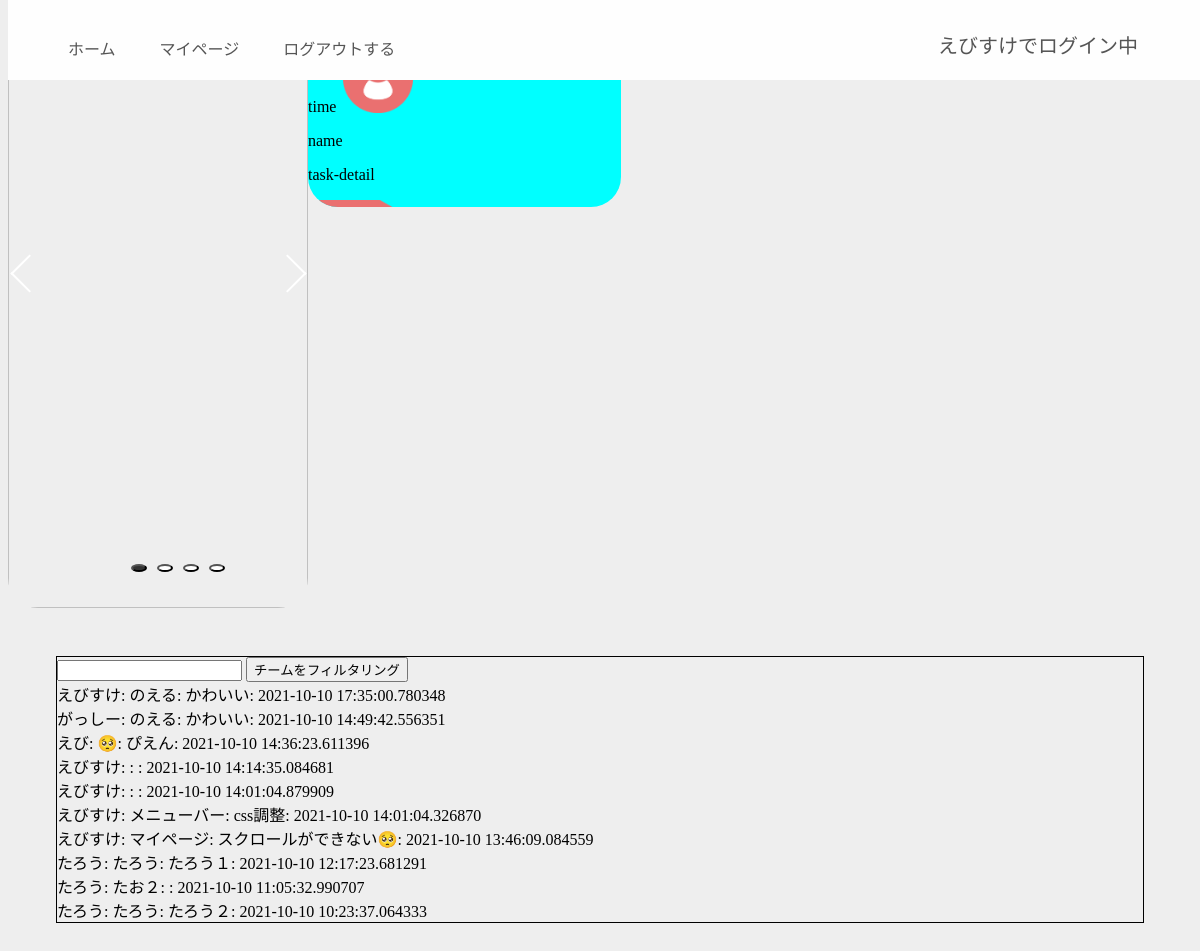
/ (signed in), run on the app's committed database.
### models/models.py (models this page shows, shortened)
class User(Base):
    __tablename__ = 'users'
    id = Column(Integer, primary_key=True, nullable=False)
    user_name = Column(String(128), unique=True, nullable=False)
    hashed_password = Column(String(128), nullable=False)
    menter_id = Column(Integer, nullable=False)
    team_name = Column(String(128))
    goal = Column(Text)

class Task(Base):
    __tablename__ = 'tasks'
    id = Column(Integer, primary_key=True, nullable=False)
    content = Column(Text, nullable=False)
    detail = Column(Text)
    completed = Column(Boolean, default=False)
    user_id = Column(Integer, ForeignKey('users.id'))
    next_flag = Column(Boolean, default=False)
    done_datetime = Column(DateTime)
    user_name = Column(String(128))
    user = relationship("User", backref=backref('tasks', order_by=id), cascade="delete")

### app/app.py (the view)
@app.route("/")
def index():
    if "user_id" in session and User.query.get(session["user_id"]):
        if "team_name" in session:
            all_tasks = Task.query.filter_by(completed=True).outerjoin(User, User.id == Task.user_id).filter(User.team_name == session["team_name"]).order_by(Task.done_datetime.desc())
        else:
            all_tasks = Task.query.filter_by(completed=True).order_by(Task.done_datetime.desc())
        user_id = session["user_id"]
        user = User.query.get(user_id)
        name = user.user_name
        myteam_name = user.team_name
        return render_template("index.html", name=name, all_tasks=all_tasks, myteam_name=myteam_name)
    else:
        return redirect(url_for("top",status="logout"))

### app/templates/index.html (shortened to what this page needs)
<!DOCTYPE html>
<html>
    <head>
    <link rel="stylesheet" type="text/css" href="https://cdn.jsdelivr.net/npm/slick-carousel@1.8.1/slick/slick.css">
    <link rel="stylesheet" href=" ./static/css/home.css">
    </head>
    <header>
        <ul class="header_wrapper">
            <a href="/">ホーム</a>
            <a href="/mypage">マイページ</a>
            <a href="/logout">ログアウトする</a>
        </ul>
        <div class="account_name">{{name}}でログイン中</div>
      </header>
    <body>
    <div class="home-flex">
        <div class="section-slider">
            <div class="slider">
                <img class="slider-item" src="./static/img/menter1.jpg" alt="">
            </div>
        </div>
        <div class="section-timeline">
            <div class="tweet-container">
                <div class="tweet-box">
                    <p class="time">time</p>
                    <p class="name">name</p>
                    <p class="detail">task-detail</p>
                    <img class="done-rebbon" src="./static/img/done-rebbon.png" alt="">
                </div>
            </div>
        </div>
    </div>
    <div style="margin: 3em; border: 1px solid #000">
        <form action="/filter_team" method="post">
            <input type="text" name="filter_team">
            <button type="submit">チームをフィルタリング</button>
        </form>
        {% for task in all_tasks %}
        <div>
            {{task.user_name}}: {{task.content}}: {{task.detail}}: {{task.done_datetime}}
        </div>
        {% endfor %}
    </div>
    </body>
</html>

### app/static/css/home.css (style rules this page uses)
* { overflow: hidden; }
header { padding-top: 20px; overflow: hidden; background: #fefefe; position: fixed; top: 0px; width: 100%; height:60px; z-index: 4; display: flex; justify-content: space-between; }
.account_name { color: #555; font-size: 20px; position: relative; margin-right: 70px; margin-top: 10px; }
.home-flex { display: flex; }
.section-slider { height: 600px; width: 300px; }
.slider { position: relative; z-index: 1; height: 600px; width: 300px; position: fixed; }
.slider img { height: 600px; width: 300px; }
.slider-item { object-fit: cover; width: 40vw; height: 70vh; border-radius: 30px; }
.section-timeline { width: 700px; }
.tweet-container { width: 700px; display: flex; }
.tweet-box { width: 313px; height: 199px; justify-content: space-around; border: #333; background-color: aqua; border-radius: 30px; }
.done-rebbon { width: 141px; height: 80px; right: 0px; }
body { background:#eee; }
ul { list-style:none; }
a { color:#555; text-decoration: none; margin: 0 20px; padding-bottom: 20px; }

### data on the page
User: user_name "えびすけ"
Task: user_name "えびすけ", content "のえる", detail "かわいい", done_datetime "2021-10-10 17:35:00.780348"
Task: user_name "がっしー", content "のえる", detail "かわいい", done_datetime "2021-10-10 14:49:42.556351"
Task: user_name "えび", content "🥺", detail "ぴえん", done_datetime "2021-10-10 14:36:23.611396"
Task: user_name "えびすけ", done_datetime "2021-10-10 14:14:35.084681"
Task: user_name "えびすけ", done_datetime "2021-10-10 14:01:04.879909"
Task: user_name "えびすけ", content "メニューバー", detail "css調整", done_datetime "2021-10-10 14:01:04.326870"
Task: user_name "えびすけ", content "マイページ", detail "スクロールができない🥺", done_datetime "2021-10-10 13:46:09.084559"
Task: user_name "たろう", content "たろう", detail "たろう１", done_datetime "2021-10-10 12:17:23.681291"
Task: user_name "たろう", content "たお２", done_datetime "2021-10-10 11:05:32.990707"
Task: user_name "たろう", content "たろう", detail "たろう２", done_datetime "2021-10-10 10:23:37.064333"
